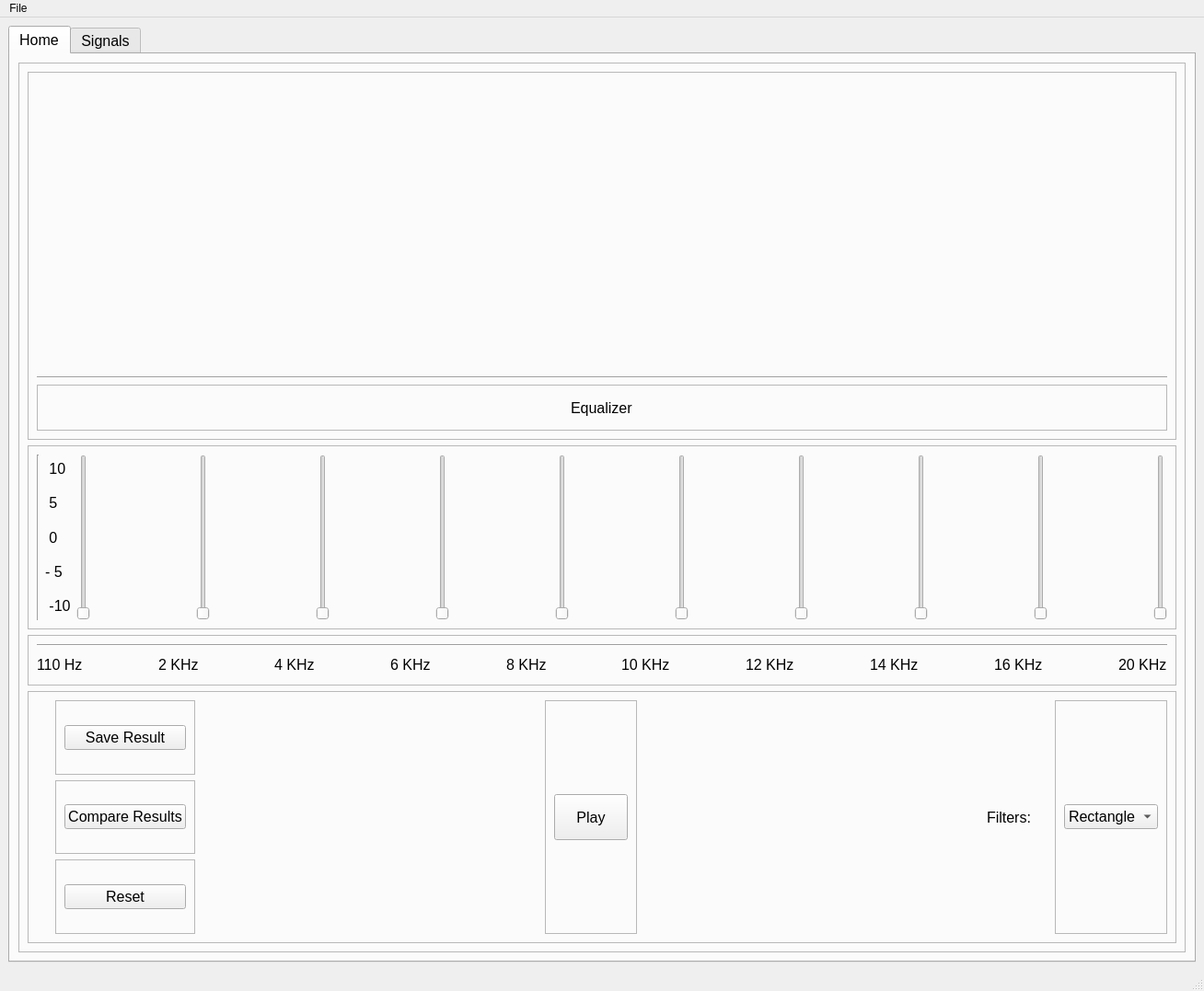
<?xml version="1.0" encoding="UTF-8"?>
<ui version="4.0">
 <class>MainWindow</class>
 <widget class="QMainWindow" name="MainWindow">
  <property name="geometry">
   <rect>
    <x>0</x>
    <y>0</y>
    <width>1308</width>
    <height>1077</height>
   </rect>
  </property>
  <property name="windowTitle">
   <string>MainWindow</string>
  </property>
  <widget class="QWidget" name="centralwidget">
   <layout class="QGridLayout" name="gridLayout_26">
    <item row="0" column="0">
     <widget class="QTabWidget" name="tabWidget">
      <property name="font">
       <font>
        <pointsize>12</pointsize>
       </font>
      </property>
      <property name="currentIndex">
       <number>0</number>
      </property>
      <widget class="QWidget" name="home_tab">
       <attribute name="title">
        <string>Home</string>
       </attribute>
       <layout class="QGridLayout" name="gridLayout_24">
        <item row="0" column="0">
         <widget class="QFrame" name="frame_20">
          <property name="frameShape">
           <enum>QFrame::StyledPanel</enum>
          </property>
          <property name="frameShadow">
           <enum>QFrame::Raised</enum>
          </property>
          <layout class="QGridLayout" name="gridLayout_16">
           <item row="0" column="0">
            <layout class="QVBoxLayout" name="verticalLayout_5">
             <item>
              <widget class="QFrame" name="frame_7">
               <property name="minimumSize">
                <size>
                 <width>0</width>
                 <height>400</height>
                </size>
               </property>
               <property name="maximumSize">
                <size>
                 <width>1000000</width>
                 <height>1000000</height>
                </size>
               </property>
               <property name="frameShape">
                <enum>QFrame::StyledPanel</enum>
               </property>
               <property name="frameShadow">
                <enum>QFrame::Raised</enum>
               </property>
               <layout class="QGridLayout" name="gridLayout_14">
                <item row="0" column="0">
                 <layout class="QVBoxLayout" name="verticalLayout">
                  <item>
                   <widget class="PlotWidget" name="equalizer_plot" native="true"/>
                  </item>
                  <item>
                   <widget class="Line" name="line_8">
                    <property name="orientation">
                     <enum>Qt::Horizontal</enum>
                    </property>
                   </widget>
                  </item>
                  <item>
                   <widget class="QFrame" name="frame_13">
                    <property name="maximumSize">
                     <size>
                      <width>16777215</width>
                      <height>50</height>
                     </size>
                    </property>
                    <property name="frameShape">
                     <enum>QFrame::StyledPanel</enum>
                    </property>
                    <property name="frameShadow">
                     <enum>QFrame::Raised</enum>
                    </property>
                    <layout class="QGridLayout" name="gridLayout_9">
                     <item row="0" column="0">
                      <layout class="QHBoxLayout" name="horizontalLayout_9">
                       <item>
                        <spacer name="horizontalSpacer_5">
                         <property name="orientation">
                          <enum>Qt::Horizontal</enum>
                         </property>
                         <property name="sizeHint" stdset="0">
                          <size>
                           <width>40</width>
                           <height>20</height>
                          </size>
                         </property>
                        </spacer>
                       </item>
                       <item>
                        <widget class="QLabel" name="label_16">
                         <property name="text">
                          <string>Equalizer</string>
                         </property>
                        </widget>
                       </item>
                       <item>
                        <spacer name="horizontalSpacer_6">
                         <property name="orientation">
                          <enum>Qt::Horizontal</enum>
                         </property>
                         <property name="sizeHint" stdset="0">
                          <size>
                           <width>40</width>
                           <height>20</height>
                          </size>
                         </property>
                        </spacer>
                       </item>
                      </layout>
                     </item>
                    </layout>
                   </widget>
                  </item>
                 </layout>
                </item>
               </layout>
              </widget>
             </item>
             <item>
              <widget class="QFrame" name="frame_8">
               <property name="maximumSize">
                <size>
                 <width>10000</width>
                 <height>200</height>
                </size>
               </property>
               <property name="frameShape">
                <enum>QFrame::StyledPanel</enum>
               </property>
               <property name="frameShadow">
                <enum>QFrame::Raised</enum>
               </property>
               <layout class="QGridLayout" name="gridLayout_10">
                <item row="0" column="0">
                 <layout class="QHBoxLayout" name="horizontalLayout_6">
                  <item>
                   <layout class="QHBoxLayout" name="horizontalLayout_7">
                    <item>
                     <widget class="Line" name="line_6">
                      <property name="orientation">
                       <enum>Qt::Vertical</enum>
                      </property>
                     </widget>
                    </item>
                    <item>
                     <layout class="QVBoxLayout" name="verticalLayout_6">
                      <item>
                       <widget class="QLabel" name="slider_label1">
                        <property name="text">
                         <string> 10</string>
                        </property>
                       </widget>
                      </item>
                      <item>
                       <widget class="QLabel" name="slider_label2">
                        <property name="text">
                         <string> 5</string>
                        </property>
                       </widget>
                      </item>
                      <item>
                       <widget class="QLabel" name="slider_label3">
                        <property name="text">
                         <string> 0</string>
                        </property>
                       </widget>
                      </item>
                      <item>
                       <widget class="QLabel" name="slider_label4">
                        <property name="text">
                         <string>- 5</string>
                        </property>
                       </widget>
                      </item>
                      <item>
                       <widget class="QLabel" name="slider_label5">
                        <property name="text">
                         <string> -10</string>
                        </property>
                       </widget>
                      </item>
                     </layout>
                    </item>
                   </layout>
                  </item>
                  <item>
                   <widget class="QSlider" name="slider1">
                    <property name="maximumSize">
                     <size>
                      <width>16777215</width>
                      <height>200</height>
                     </size>
                    </property>
                    <property name="orientation">
                     <enum>Qt::Vertical</enum>
                    </property>
                   </widget>
                  </item>
                  <item>
                   <spacer name="horizontalSpacer_25">
                    <property name="orientation">
                     <enum>Qt::Horizontal</enum>
                    </property>
                    <property name="sizeHint" stdset="0">
                     <size>
                      <width>78</width>
                      <height>20</height>
                     </size>
                    </property>
                   </spacer>
                  </item>
                  <item>
                   <widget class="QSlider" name="slider2">
                    <property name="maximumSize">
                     <size>
                      <width>16777215</width>
                      <height>200</height>
                     </size>
                    </property>
                    <property name="orientation">
                     <enum>Qt::Vertical</enum>
                    </property>
                   </widget>
                  </item>
                  <item>
                   <spacer name="horizontalSpacer_27">
                    <property name="orientation">
                     <enum>Qt::Horizontal</enum>
                    </property>
                    <property name="sizeHint" stdset="0">
                     <size>
                      <width>78</width>
                      <height>20</height>
                     </size>
                    </property>
                   </spacer>
                  </item>
                  <item>
                   <widget class="QSlider" name="slider3">
                    <property name="maximumSize">
                     <size>
                      <width>16777215</width>
                      <height>200</height>
                     </size>
                    </property>
                    <property name="orientation">
                     <enum>Qt::Vertical</enum>
                    </property>
                   </widget>
                  </item>
                  <item>
                   <spacer name="horizontalSpacer_28">
                    <property name="orientation">
                     <enum>Qt::Horizontal</enum>
                    </property>
                    <property name="sizeHint" stdset="0">
                     <size>
                      <width>78</width>
                      <height>20</height>
                     </size>
                    </property>
                   </spacer>
                  </item>
                  <item>
                   <widget class="QSlider" name="slider4">
                    <property name="maximumSize">
                     <size>
                      <width>16777215</width>
                      <height>200</height>
                     </size>
                    </property>
                    <property name="orientation">
                     <enum>Qt::Vertical</enum>
                    </property>
                   </widget>
                  </item>
                  <item>
                   <spacer name="horizontalSpacer_29">
                    <property name="orientation">
                     <enum>Qt::Horizontal</enum>
                    </property>
                    <property name="sizeHint" stdset="0">
                     <size>
                      <width>78</width>
                      <height>20</height>
                     </size>
                    </property>
                   </spacer>
                  </item>
                  <item>
                   <widget class="QSlider" name="slider5">
                    <property name="maximumSize">
                     <size>
                      <width>16777215</width>
                      <height>200</height>
                     </size>
                    </property>
                    <property name="orientation">
                     <enum>Qt::Vertical</enum>
                    </property>
                   </widget>
                  </item>
                  <item>
                   <spacer name="horizontalSpacer_30">
                    <property name="orientation">
                     <enum>Qt::Horizontal</enum>
                    </property>
                    <property name="sizeHint" stdset="0">
                     <size>
                      <width>78</width>
                      <height>20</height>
                     </size>
                    </property>
                   </spacer>
                  </item>
                  <item>
                   <widget class="QSlider" name="slider6">
                    <property name="maximumSize">
                     <size>
                      <width>16777215</width>
                      <height>200</height>
                     </size>
                    </property>
                    <property name="orientation">
                     <enum>Qt::Vertical</enum>
                    </property>
                   </widget>
                  </item>
                  <item>
                   <spacer name="horizontalSpacer_31">
                    <property name="orientation">
                     <enum>Qt::Horizontal</enum>
                    </property>
                    <property name="sizeHint" stdset="0">
                     <size>
                      <width>78</width>
                      <height>20</height>
                     </size>
                    </property>
                   </spacer>
                  </item>
                  <item>
                   <widget class="QSlider" name="slider7">
                    <property name="maximumSize">
                     <size>
                      <width>16777215</width>
                      <height>200</height>
                     </size>
                    </property>
                    <property name="orientation">
                     <enum>Qt::Vertical</enum>
                    </property>
                   </widget>
                  </item>
                  <item>
                   <spacer name="horizontalSpacer_32">
                    <property name="orientation">
                     <enum>Qt::Horizontal</enum>
                    </property>
                    <property name="sizeHint" stdset="0">
                     <size>
                      <width>78</width>
                      <height>20</height>
                     </size>
                    </property>
                   </spacer>
                  </item>
                  <item>
                   <widget class="QSlider" name="slider8">
                    <property name="maximumSize">
                     <size>
                      <width>16777215</width>
                      <height>200</height>
                     </size>
                    </property>
                    <property name="orientation">
                     <enum>Qt::Vertical</enum>
                    </property>
                   </widget>
                  </item>
                  <item>
                   <spacer name="horizontalSpacer_33">
                    <property name="orientation">
                     <enum>Qt::Horizontal</enum>
                    </property>
                    <property name="sizeHint" stdset="0">
                     <size>
                      <width>78</width>
                      <height>20</height>
                     </size>
                    </property>
                   </spacer>
                  </item>
                  <item>
                   <widget class="QSlider" name="slider9">
                    <property name="maximumSize">
                     <size>
                      <width>16777215</width>
                      <height>200</height>
                     </size>
                    </property>
                    <property name="orientation">
                     <enum>Qt::Vertical</enum>
                    </property>
                   </widget>
                  </item>
                  <item>
                   <spacer name="horizontalSpacer_34">
                    <property name="orientation">
                     <enum>Qt::Horizontal</enum>
                    </property>
                    <property name="sizeHint" stdset="0">
                     <size>
                      <width>78</width>
                      <height>20</height>
                     </size>
                    </property>
                   </spacer>
                  </item>
                  <item>
                   <widget class="QSlider" name="slider10">
                    <property name="maximumSize">
                     <size>
                      <width>16777215</width>
                      <height>200</height>
                     </size>
                    </property>
                    <property name="orientation">
                     <enum>Qt::Vertical</enum>
                    </property>
                   </widget>
                  </item>
                 </layout>
                </item>
               </layout>
              </widget>
             </item>
             <item>
              <widget class="QFrame" name="frame_9">
               <property name="maximumSize">
                <size>
                 <width>10000</width>
                 <height>55</height>
                </size>
               </property>
               <property name="frameShape">
                <enum>QFrame::StyledPanel</enum>
               </property>
               <property name="frameShadow">
                <enum>QFrame::Raised</enum>
               </property>
               <layout class="QGridLayout" name="gridLayout_11">
                <item row="0" column="0">
                 <layout class="QVBoxLayout" name="verticalLayout_7">
                  <item>
                   <widget class="Line" name="line_7">
                    <property name="orientation">
                     <enum>Qt::Horizontal</enum>
                    </property>
                   </widget>
                  </item>
                  <item>
                   <layout class="QHBoxLayout" name="horizontalLayout_8">
                    <item>
                     <widget class="QLabel" name="freq1">
                      <property name="text">
                       <string>110 Hz</string>
                      </property>
                     </widget>
                    </item>
                    <item>
                     <spacer name="horizontalSpacer_35">
                      <property name="orientation">
                       <enum>Qt::Horizontal</enum>
                      </property>
                      <property name="sizeHint" stdset="0">
                       <size>
                        <width>48</width>
                        <height>20</height>
                       </size>
                      </property>
                     </spacer>
                    </item>
                    <item>
                     <widget class="QLabel" name="freq2">
                      <property name="text">
                       <string>2 KHz</string>
                      </property>
                     </widget>
                    </item>
                    <item>
                     <spacer name="horizontalSpacer_36">
                      <property name="orientation">
                       <enum>Qt::Horizontal</enum>
                      </property>
                      <property name="sizeHint" stdset="0">
                       <size>
                        <width>48</width>
                        <height>20</height>
                       </size>
                      </property>
                     </spacer>
                    </item>
                    <item>
                     <widget class="QLabel" name="freq3">
                      <property name="text">
                       <string>4 KHz</string>
                      </property>
                     </widget>
                    </item>
                    <item>
                     <spacer name="horizontalSpacer_37">
                      <property name="orientation">
                       <enum>Qt::Horizontal</enum>
                      </property>
                      <property name="sizeHint" stdset="0">
                       <size>
                        <width>48</width>
                        <height>20</height>
                       </size>
                      </property>
                     </spacer>
                    </item>
                    <item>
                     <widget class="QLabel" name="freq4">
                      <property name="text">
                       <string>6 KHz</string>
                      </property>
                     </widget>
                    </item>
                    <item>
                     <spacer name="horizontalSpacer_38">
                      <property name="orientation">
                       <enum>Qt::Horizontal</enum>
                      </property>
                      <property name="sizeHint" stdset="0">
                       <size>
                        <width>48</width>
                        <height>20</height>
                       </size>
                      </property>
                     </spacer>
                    </item>
                    <item>
                     <widget class="QLabel" name="freq5">
                      <property name="text">
                       <string>8 KHz</string>
                      </property>
                     </widget>
                    </item>
                    <item>
                     <spacer name="horizontalSpacer_39">
                      <property name="orientation">
                       <enum>Qt::Horizontal</enum>
                      </property>
                      <property name="sizeHint" stdset="0">
                       <size>
                        <width>48</width>
                        <height>20</height>
                       </size>
                      </property>
                     </spacer>
                    </item>
                    <item>
                     <widget class="QLabel" name="freq6">
                      <property name="text">
                       <string>10 KHz</string>
                      </property>
                     </widget>
                    </item>
                    <item>
                     <spacer name="horizontalSpacer_40">
                      <property name="orientation">
                       <enum>Qt::Horizontal</enum>
                      </property>
                      <property name="sizeHint" stdset="0">
                       <size>
                        <width>58</width>
                        <height>20</height>
                       </size>
                      </property>
                     </spacer>
                    </item>
                    <item>
                     <widget class="QLabel" name="freq7">
                      <property name="text">
                       <string>12 KHz</string>
                      </property>
                     </widget>
                    </item>
                    <item>
                     <spacer name="horizontalSpacer_41">
                      <property name="orientation">
                       <enum>Qt::Horizontal</enum>
                      </property>
                      <property name="sizeHint" stdset="0">
                       <size>
                        <width>48</width>
                        <height>20</height>
                       </size>
                      </property>
                     </spacer>
                    </item>
                    <item>
                     <widget class="QLabel" name="freq8">
                      <property name="text">
                       <string>14 KHz</string>
                      </property>
                     </widget>
                    </item>
                    <item>
                     <spacer name="horizontalSpacer_42">
                      <property name="orientation">
                       <enum>Qt::Horizontal</enum>
                      </property>
                      <property name="sizeHint" stdset="0">
                       <size>
                        <width>58</width>
                        <height>20</height>
                       </size>
                      </property>
                     </spacer>
                    </item>
                    <item>
                     <widget class="QLabel" name="freq9">
                      <property name="text">
                       <string>16 KHz</string>
                      </property>
                     </widget>
                    </item>
                    <item>
                     <spacer name="horizontalSpacer_43">
                      <property name="orientation">
                       <enum>Qt::Horizontal</enum>
                      </property>
                      <property name="sizeHint" stdset="0">
                       <size>
                        <width>38</width>
                        <height>20</height>
                       </size>
                      </property>
                     </spacer>
                    </item>
                    <item>
                     <widget class="QLabel" name="freq10">
                      <property name="text">
                       <string>20 KHz</string>
                      </property>
                     </widget>
                    </item>
                   </layout>
                  </item>
                 </layout>
                </item>
               </layout>
              </widget>
             </item>
             <item>
              <widget class="QFrame" name="frame_12">
               <property name="frameShape">
                <enum>QFrame::StyledPanel</enum>
               </property>
               <property name="frameShadow">
                <enum>QFrame::Raised</enum>
               </property>
               <layout class="QGridLayout" name="gridLayout_8">
                <item row="0" column="0">
                 <layout class="QHBoxLayout" name="horizontalLayout_2">
                  <item>
                   <spacer name="horizontalSpacer_12">
                    <property name="orientation">
                     <enum>Qt::Horizontal</enum>
                    </property>
                    <property name="sizeType">
                     <enum>QSizePolicy::Fixed</enum>
                    </property>
                    <property name="sizeHint" stdset="0">
                     <size>
                      <width>20</width>
                      <height>20</height>
                     </size>
                    </property>
                   </spacer>
                  </item>
                  <item>
                   <layout class="QVBoxLayout" name="verticalLayout_2">
                    <item>
                     <widget class="QFrame" name="frame_19">
                      <property name="frameShape">
                       <enum>QFrame::StyledPanel</enum>
                      </property>
                      <property name="frameShadow">
                       <enum>QFrame::Raised</enum>
                      </property>
                      <layout class="QGridLayout" name="gridLayout_15">
                       <item row="0" column="0">
                        <widget class="QPushButton" name="save_result_button">
                         <property name="text">
                          <string>Save Result</string>
                         </property>
                        </widget>
                       </item>
                      </layout>
                     </widget>
                    </item>
                    <item>
                     <widget class="QFrame" name="frame_6">
                      <property name="frameShape">
                       <enum>QFrame::StyledPanel</enum>
                      </property>
                      <property name="frameShadow">
                       <enum>QFrame::Raised</enum>
                      </property>
                      <layout class="QGridLayout" name="gridLayout">
                       <item row="0" column="0">
                        <widget class="QPushButton" name="show_result_button">
                         <property name="text">
                          <string>Compare Results</string>
                         </property>
                        </widget>
                       </item>
                      </layout>
                     </widget>
                    </item>
                    <item>
                     <widget class="QFrame" name="frame">
                      <property name="frameShape">
                       <enum>QFrame::StyledPanel</enum>
                      </property>
                      <property name="frameShadow">
                       <enum>QFrame::Raised</enum>
                      </property>
                      <layout class="QGridLayout" name="gridLayout_7">
                       <item row="0" column="0">
                        <widget class="QPushButton" name="reset_button_home">
                         <property name="text">
                          <string>Reset</string>
                         </property>
                        </widget>
                       </item>
                      </layout>
                     </widget>
                    </item>
                   </layout>
                  </item>
                  <item>
                   <spacer name="horizontalSpacer_2">
                    <property name="orientation">
                     <enum>Qt::Horizontal</enum>
                    </property>
                    <property name="sizeHint" stdset="0">
                     <size>
                      <width>128</width>
                      <height>20</height>
                     </size>
                    </property>
                   </spacer>
                  </item>
                  <item>
                   <widget class="QFrame" name="frame_10">
                    <property name="minimumSize">
                     <size>
                      <width>0</width>
                      <height>0</height>
                     </size>
                    </property>
                    <property name="maximumSize">
                     <size>
                      <width>16777215</width>
                      <height>16777215</height>
                     </size>
                    </property>
                    <property name="frameShape">
                     <enum>QFrame::StyledPanel</enum>
                    </property>
                    <property name="frameShadow">
                     <enum>QFrame::Raised</enum>
                    </property>
                    <layout class="QGridLayout" name="gridLayout_13">
                     <item row="0" column="0">
                      <widget class="QPushButton" name="play_button_home">
                       <property name="minimumSize">
                        <size>
                         <width>50</width>
                         <height>50</height>
                        </size>
                       </property>
                       <property name="text">
                        <string>Play</string>
                       </property>
                      </widget>
                     </item>
                    </layout>
                   </widget>
                  </item>
                  <item>
                   <spacer name="horizontalSpacer_3">
                    <property name="orientation">
                     <enum>Qt::Horizontal</enum>
                    </property>
                    <property name="sizeHint" stdset="0">
                     <size>
                      <width>208</width>
                      <height>20</height>
                     </size>
                    </property>
                   </spacer>
                  </item>
                  <item>
                   <widget class="QLabel" name="label_32">
                    <property name="text">
                     <string>Filters:</string>
                    </property>
                   </widget>
                  </item>
                  <item>
                   <spacer name="horizontalSpacer_4">
                    <property name="orientation">
                     <enum>Qt::Horizontal</enum>
                    </property>
                    <property name="sizeType">
                     <enum>QSizePolicy::Fixed</enum>
                    </property>
                    <property name="sizeHint" stdset="0">
                     <size>
                      <width>20</width>
                      <height>20</height>
                     </size>
                    </property>
                   </spacer>
                  </item>
                  <item>
                   <widget class="QFrame" name="frame_11">
                    <property name="frameShape">
                     <enum>QFrame::StyledPanel</enum>
                    </property>
                    <property name="frameShadow">
                     <enum>QFrame::Raised</enum>
                    </property>
                    <layout class="QGridLayout" name="gridLayout_12">
                     <item row="0" column="0">
                      <widget class="QComboBox" name="comboBox">
                       <item>
                        <property name="text">
                         <string>Rectangle</string>
                        </property>
                       </item>
                       <item>
                        <property name="text">
                         <string>Hamming</string>
                        </property>
                       </item>
                       <item>
                        <property name="text">
                         <string>Hanning</string>
                        </property>
                       </item>
                      </widget>
                     </item>
                    </layout>
                   </widget>
                  </item>
                 </layout>
                </item>
               </layout>
              </widget>
             </item>
            </layout>
           </item>
          </layout>
         </widget>
        </item>
       </layout>
      </widget>
      <widget class="QWidget" name="signals_tab">
       <attribute name="title">
        <string>Signals</string>
       </attribute>
       <layout class="QGridLayout" name="gridLayout_3">
        <item row="0" column="0">
         <widget class="QFrame" name="frame_2">
          <property name="frameShape">
           <enum>QFrame::StyledPanel</enum>
          </property>
          <property name="frameShadow">
           <enum>QFrame::Raised</enum>
          </property>
          <layout class="QGridLayout" name="gridLayout_6">
           <item row="0" column="0">
            <layout class="QVBoxLayout" name="verticalLayout_4">
             <item>
              <widget class="QFrame" name="frame_4">
               <property name="maximumSize">
                <size>
                 <width>16777215</width>
                 <height>16777215</height>
                </size>
               </property>
               <property name="frameShape">
                <enum>QFrame::StyledPanel</enum>
               </property>
               <property name="frameShadow">
                <enum>QFrame::Raised</enum>
               </property>
               <layout class="QGridLayout" name="gridLayout_2">
                <item row="0" column="0">
                 <layout class="QVBoxLayout" name="verticalLayout_3">
                  <item>
                   <widget class="PlotWidget" name="input_time_plot" native="true">
                    <property name="minimumSize">
                     <size>
                      <width>0</width>
                      <height>175</height>
                     </size>
                    </property>
                   </widget>
                  </item>
                  <item>
                   <widget class="Line" name="line_3">
                    <property name="orientation">
                     <enum>Qt::Horizontal</enum>
                    </property>
                   </widget>
                  </item>
                  <item>
                   <spacer name="verticalSpacer_3">
                    <property name="orientation">
                     <enum>Qt::Vertical</enum>
                    </property>
                    <property name="sizeHint" stdset="0">
                     <size>
                      <width>20</width>
                      <height>18</height>
                     </size>
                    </property>
                   </spacer>
                  </item>
                  <item>
                   <widget class="PlotWidget" name="input_fourier_plot" native="true">
                    <property name="minimumSize">
                     <size>
                      <width>0</width>
                      <height>175</height>
                     </size>
                    </property>
                   </widget>
                  </item>
                  <item>
                   <widget class="Line" name="line_5">
                    <property name="orientation">
                     <enum>Qt::Horizontal</enum>
                    </property>
                   </widget>
                  </item>
                  <item>
                   <spacer name="verticalSpacer_4">
                    <property name="orientation">
                     <enum>Qt::Vertical</enum>
                    </property>
                    <property name="sizeHint" stdset="0">
                     <size>
                      <width>20</width>
                      <height>18</height>
                     </size>
                    </property>
                   </spacer>
                  </item>
                  <item>
                   <widget class="PlotWidget" name="output_time_plot" native="true">
                    <property name="minimumSize">
                     <size>
                      <width>0</width>
                      <height>175</height>
                     </size>
                    </property>
                   </widget>
                  </item>
                  <item>
                   <widget class="Line" name="line_9">
                    <property name="orientation">
                     <enum>Qt::Horizontal</enum>
                    </property>
                   </widget>
                  </item>
                  <item>
                   <spacer name="verticalSpacer_5">
                    <property name="orientation">
                     <enum>Qt::Vertical</enum>
                    </property>
                    <property name="sizeHint" stdset="0">
                     <size>
                      <width>20</width>
                      <height>18</height>
                     </size>
                    </property>
                   </spacer>
                  </item>
                  <item>
                   <widget class="PlotWidget" name="output_fourier_plot" native="true">
                    <property name="minimumSize">
                     <size>
                      <width>0</width>
                      <height>175</height>
                     </size>
                    </property>
                   </widget>
                  </item>
                  <item>
                   <widget class="Line" name="line_10">
                    <property name="orientation">
                     <enum>Qt::Horizontal</enum>
                    </property>
                   </widget>
                  </item>
                  <item>
                   <spacer name="verticalSpacer_6">
                    <property name="orientation">
                     <enum>Qt::Vertical</enum>
                    </property>
                    <property name="sizeHint" stdset="0">
                     <size>
                      <width>20</width>
                      <height>18</height>
                     </size>
                    </property>
                   </spacer>
                  </item>
                 </layout>
                </item>
               </layout>
              </widget>
             </item>
             <item>
              <widget class="QFrame" name="frame_3">
               <property name="frameShape">
                <enum>QFrame::StyledPanel</enum>
               </property>
               <property name="frameShadow">
                <enum>QFrame::Raised</enum>
               </property>
               <layout class="QGridLayout" name="gridLayout_5">
                <item row="0" column="0">
                 <layout class="QHBoxLayout" name="horizontalLayout">
                  <item>
                   <spacer name="horizontalSpacer">
                    <property name="orientation">
                     <enum>Qt::Horizontal</enum>
                    </property>
                    <property name="sizeHint" stdset="0">
                     <size>
                      <width>40</width>
                      <height>20</height>
                     </size>
                    </property>
                   </spacer>
                  </item>
                  <item>
                   <widget class="QFrame" name="frame_5">
                    <property name="frameShape">
                     <enum>QFrame::StyledPanel</enum>
                    </property>
                    <property name="frameShadow">
                     <enum>QFrame::Raised</enum>
                    </property>
                    <layout class="QGridLayout" name="gridLayout_4">
                     <item row="0" column="0">
                      <widget class="QPushButton" name="play_button_signals">
                       <property name="text">
                        <string>Play</string>
                       </property>
                      </widget>
                     </item>
                    </layout>
                   </widget>
                  </item>
                  <item>
                   <spacer name="horizontalSpacer_7">
                    <property name="orientation">
                     <enum>Qt::Horizontal</enum>
                    </property>
                    <property name="sizeHint" stdset="0">
                     <size>
                      <width>40</width>
                      <height>20</height>
                     </size>
                    </property>
                   </spacer>
                  </item>
                 </layout>
                </item>
               </layout>
              </widget>
             </item>
            </layout>
           </item>
          </layout>
         </widget>
        </item>
       </layout>
      </widget>
     </widget>
    </item>
   </layout>
  </widget>
  <widget class="QMenuBar" name="menubar">
   <property name="geometry">
    <rect>
     <x>0</x>
     <y>0</y>
     <width>1308</width>
     <height>26</height>
    </rect>
   </property>
   <widget class="QMenu" name="menuFile">
    <property name="title">
     <string>File</string>
    </property>
    <addaction name="Open"/>
    <addaction name="Save"/>
   </widget>
   <addaction name="menuFile"/>
  </widget>
  <widget class="QStatusBar" name="statusbar"/>
  <action name="Open">
   <property name="text">
    <string>Open</string>
   </property>
   <property name="statusTip">
    <string>open file</string>
   </property>
   <property name="shortcut">
    <string>Ctrl+O</string>
   </property>
  </action>
  <action name="Save">
   <property name="text">
    <string>Save</string>
   </property>
   <property name="statusTip">
    <string>save file</string>
   </property>
   <property name="shortcut">
    <string>Ctrl+S</string>
   </property>
  </action>
 </widget>
 <customwidgets>
  <customwidget>
   <class>PlotWidget</class>
   <extends>QWidget</extends>
   <header>pyqtgraph</header>
   <container>1</container>
  </customwidget>
 </customwidgets>
 <resources/>
 <connections/>
</ui>
